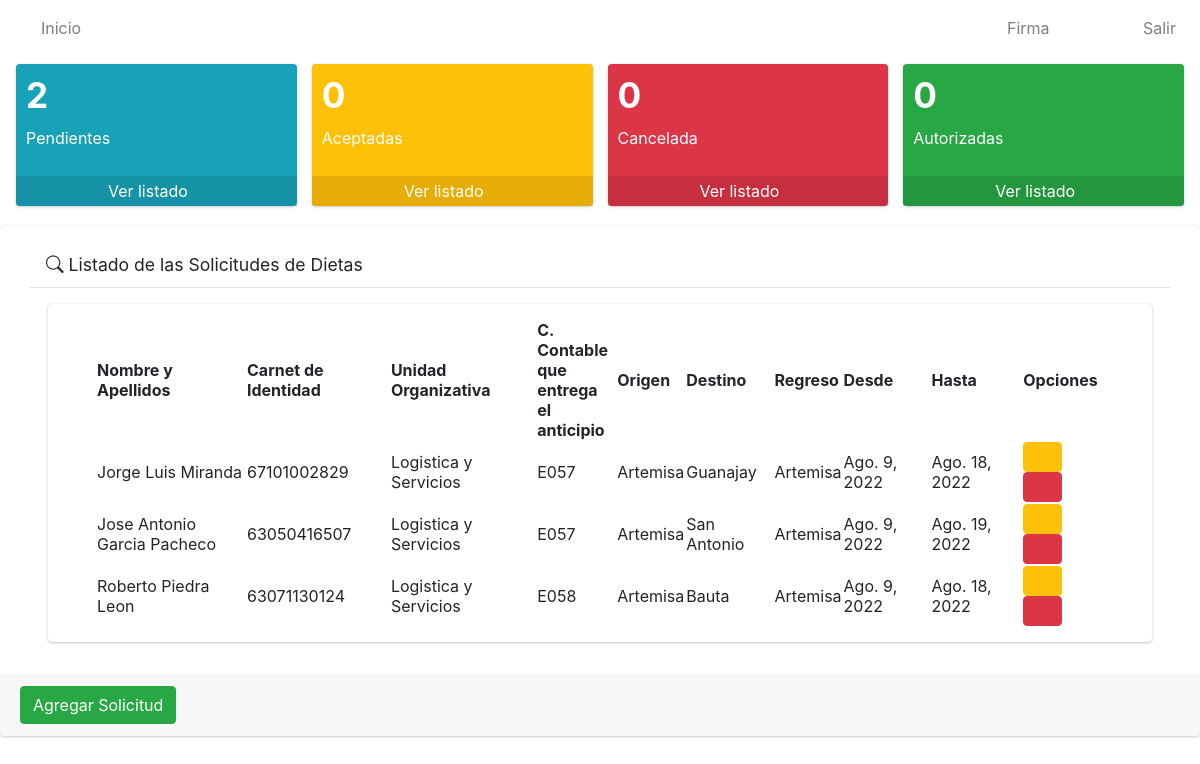
/, run on an earlier commit of the app's database.
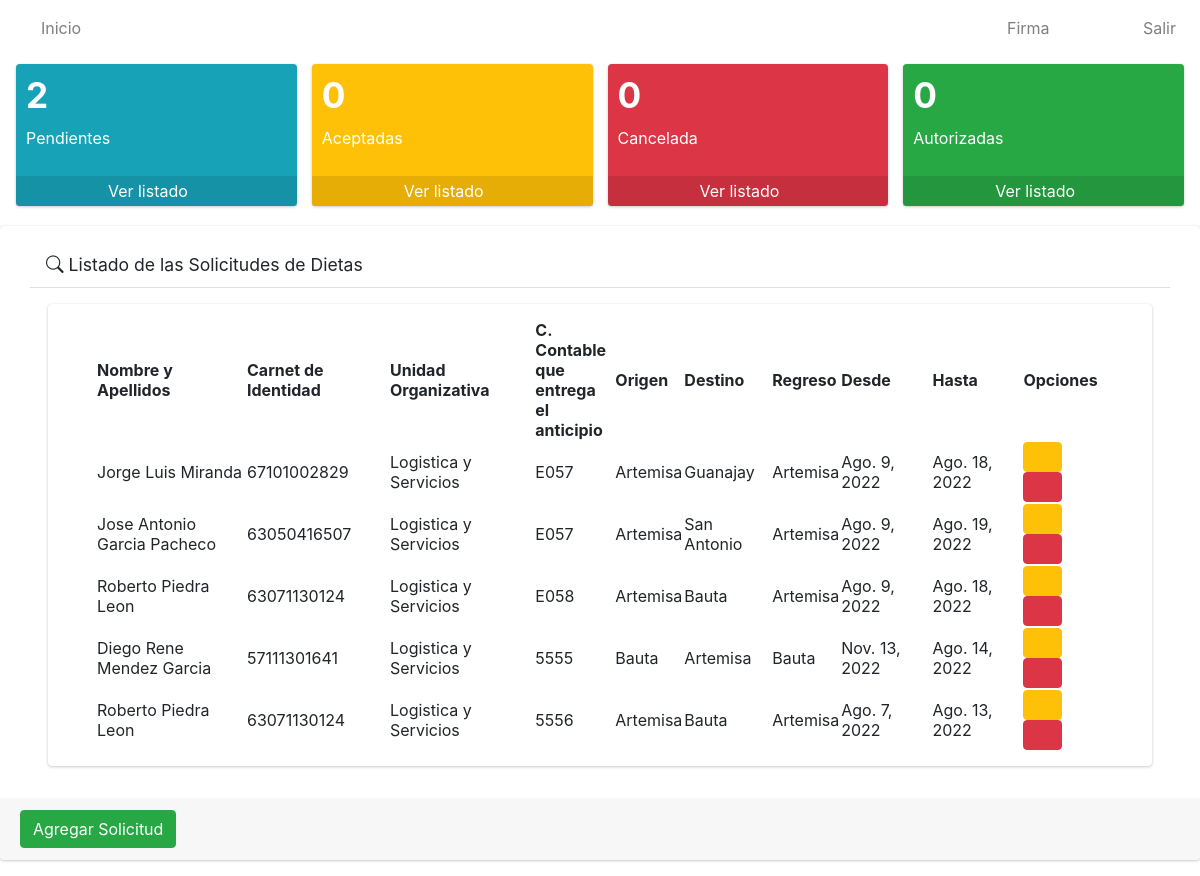
And on a later commit of the database.
### app/models.py (models this page shows, shortened)
class Solicitud(models.Model):
    numero=models.IntegerField()
    solicitante=models.ForeignKey(User, on_delete=models.CASCADE)
    trabajador=models.ForeignKey(Trabajador, on_delete=models.CASCADE)
    unidad_organizativa=models.ForeignKey(Unidad_Organizativa, on_delete=models.CASCADE)
    c_contable=models.CharField(max_length=4)
    provincia=models.ForeignKey(Provincia, on_delete=models.CASCADE)
    origen=models.ForeignKey(Municipio, on_delete=models.CASCADE, related_name='municipio_origen')
    destino=models.ForeignKey(Municipio, on_delete=models.CASCADE, related_name='municipio_destino')
    regreso=models.ForeignKey(Municipio, on_delete=models.CASCADE, related_name='municipio_regreso')
    fecha_inicio=models.DateField()
    fecha_final=models.DateField()
    estado=models.CharField(max_length=20)
    class Meta:
        verbose_name="Solicitud"
        verbose_name_plural="Solicitudes"

class Trabajador(models.Model):
    nombre_y_apellidos = models.CharField(max_length=80)
    ci=models.CharField(max_length=11, unique=True)
    def __str__(self):
            return self.nombre_y_apellidos
    class Meta:
        verbose_name = "Trabajador"
        verbose_name_plural = "Trabajadores"

class Unidad_Organizativa(models.Model):
    nombre=models.CharField(max_length=100)
    def __str__(self):
        return self.nombre
    class Meta:
        verbose_name="Unidad Organizativa"
        verbose_name_plural="Unidades Organizativas"

class Municipio(models.Model):
    nombre=models.CharField(max_length=30)
    provincia=models.ForeignKey(Provincia, on_delete=models.CASCADE)
    def __str__(self):
        return self.nombre
    class Meta:
        verbose_name="Municipio"
        verbose_name_plural="Municipios"

### app/views.py (the view)
# urls.py: path('', SolicitudListView.as_view(), name='solicitudes' ),
class SolicitudListView(ListView):
    model = Solicitud
    template_name = 'solicitudes/listar.html'
    def dispatch(self, request, *args, **kwargs):
        return super().dispatch(request,*args,** kwargs)
    def get_context_data(self, **kwargs):
        context = super().get_context_data(**kwargs)
        listaP = Solicitud.objects.all().filter(estado="Pendiente")
        context['title'] = "Listado de Solicitudes"
        context['catP'] = len(listaP)
        return context

### app/templates/solicitudes/listar.html
{% extends 'base.html' %}
{% load static %}
{% block content %}
    <div class=" card card-default">
        <div class="card-header px-3 mb-3 mt-3 container">
            <h3 class="card-title">
            <i class="fas fa-exclamation-triangle bi bi-search"></i>
                Listado de las Solicitudes de Dietas
            </h3>
            </div>
        <div class="card card-body content-header mx-5 px-5">
            <table id="myTable" class="display" style="width: 100%;">
                <thead>
                    <tr>
                        <th>Nombre y Apellidos</th>
                        <th>Carnet de Identidad</th>
                        <th>Unidad Organizativa</th>
                        <th>C. Contable que entrega el anticipio</th>
                        <th>Origen</th>
                        <th>Destino</th>
                        <th>Regreso</th>
                        <th>Desde</th>
                        <th>Hasta</th>
                        <th>Opciones</th>
                    </tr>
                </thead>
                <tbody>
                    {% for i in object_list %}
                    <tr>
                        <td style="width: 150px;">{{i.trabajador}}</td>
                        <td>{{i.trabajador.ci}}</td>
                        <td>{{i.unidad_organizativa}}</td>
                        <td style="width: 80px;">{{i.c_contable}}</td>
                        <td>{{i.origen}}</td>
                        <td>{{i.destino}}</td>
                        <td>{{i.regreso}}</td>
                        <td>{{i.fecha_inicio}}</td>
                        <td>{{i.fecha_final}}</td>
                        <td>
                            <a href="#" type="button" class="btn btn-warning">
                                <i class="fas fa-edit"></i>
                            </a>
                            <a href="#" type="button" class="btn btn-danger">
                                <i class="fas fa-trash-alt"></i>
                            </a>
                        </td>
                    </tr>
                    {% endfor %}
                </tbody>
            </table>
        </div>
        <div class=" card-footer mt-3">
            <a href="{% url 'crear_solicitud' %}" type="button" class="btn btn-primary btn-success">
                Agregar Solicitud
            </a>
        </div>
    </div>
{% endblock %}

### app/templates/base.html (shortened to what this page needs)
{% load static %}
<html>
    <head>
  <link rel="stylesheet" href="{% static 'plugins/fontawesome-free/css/all.min.css'%}">
        <link href="https://cdn.jsdelivr.net/npm/bootstrap@5.2.0/dist/css/bootstrap.min.css" rel="stylesheet">
        <link rel="stylesheet" type="text/css" href="{% static 'datatable/data_tables/datatables.min.css' %}" />
  <link rel="stylesheet" href="https://cdnjs.cloudflare.com/ajax/libs/jquery-confirm/3.3.2/jquery-confirm.min.css">
  <link rel="stylesheet" href="https://cdn.jsdelivr.net/npm/bootstrap-icons@1.7.2/font/bootstrap-icons.css">
  <link href="https://cdn.jsdelivr.net/npm/bootstrap@5.2.0-beta1/dist/css/bootstrap.min.css" rel="stylesheet"
>
<link href="https://cdn.jsdelivr.net/npm/bootstrap@5.2.0/dist/css/bootstrap.min.css" rel="stylesheet">
        <link rel="stylesheet" href="{% static 'dist/css/adminlte.min.css'%}">
    </head>
    <body>
<nav class="navbar navbar-expand-md navbar-white navbar-light">
 <ul class="navbar-nav">
          <li class="nav-item">
            <a href="{% url 'solicitudes' %}" class="nav-link">
            <i class="fas fa-home"></i>
            Inicio</a>
          </li>
        </ul>
    <ul class="navbar-nav ml-auto">
      <li class="nav-item">
           <a class="nav-link" onclick="modal_firma()" role="button">
            <i class="fas fa-edit"></i> Firma
           </a>
      </li>
      <li class="nav-item">
        <a class="nav-link" href="javascript:;"role="button">
          <i class="fas fa-user"></i>  {{ user.username }}
        </a>
      </li>
      <li class="nav-item">
        <a class="nav-link" href="#"role="button">
          <i class="fas fa-power-off"></i> Salir
        </a>
      </li>
    </ul>
  </nav>
    <div class="row pl-3 pr-3" >
        {% if request.path != '/solicitudes_pendientes/' %}
        <div class="col-lg-3 ">
            <div class="small-box bg-info">
                <div class="inner">
                    <h3>{{catP}}</h3> <p>Pendientes</p>
                </div> <div class="icon"><i class="fa fa-question"></i>
            </div>
                <a href="{% url 'pendientes' %}" class="small-box-footer">
                    Ver listado <i class="fas fa-arrow-circle-right"></i>
                </a>
            </div>
        </div>
        {% else %}
        <div></div>
        {% endif %}
        <div class="col-lg-3 col-6 ">
            <div class="small-box bg-warning">
                <div class="inner">
                    <h3 style="color: white;">0</h3> <p style="color: white;">Aceptadas</p>
                </div>
                <div class="icon"><i class="fas  fa-check"></i>
                </div>
                <a href="#/lista_gestor_proceden" class="small-box-footer" style="color: white !important;">
                Ver listado <i class="fas fa-arrow-circle-right" style="color: white;"></i>
                </a>
            </div>
        </div>
        <div class="col-lg-3 col-6 ">
            <div class="small-box bg-danger">
                <div class="inner">
                    <h3>0</h3> <p>Cancelada</p>
                </div>
                <div class="icon"><i class="fas fa-times-circle"></i>
                </div>
                <a href="#/lista_gestor_no_proceden" class="small-box-footer">
                Ver listado <i class="fas fa-arrow-circle-right"></i>
                </a>
            </div>
        </div>
         <div class="col-lg-3 col-6 ">
            <div class="small-box bg-success">
                <div class="inner">
                    <h3 style="color: white;">0</h3> <p style="color: white;">Autorizadas</p>
                </div>
                <div class="icon"><i class="fas fa-check-square"></i>
                </div>
                <a href="#/lista_gestor_proceden" class="small-box-footer" style="color: white !important;">
                Ver listado <i class="fas fa-arrow-circle-right" style="color: white;"></i>
                </a>
            </div>
        </div>
    </div>
        {%block content%}
        {% endblock %}
    </body>
</html>

What changed in the data, as far as the page shows it:
added Solicitud: trabajador "Diego Rene Mendez Garcia", trabajador.ci "57111301641", unidad_organizativa "Logistica y Servicios", c_contable "5555", origen "Bauta", destino "Artemisa", regreso "Bauta", fecha_inicio "Nov. 13, 2022", fecha_final "Ago. 14, 2022"
added Solicitud: trabajador "Roberto Piedra Leon", trabajador.ci "63071130124", unidad_organizativa "Logistica y Servicios", c_contable "5556", origen "Artemisa", destino "Bauta", regreso "Artemisa", fecha_inicio "Ago. 7, 2022", fecha_final "Ago. 13, 2022"
